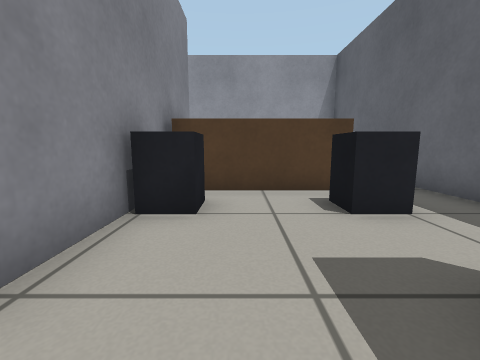
view 1 (above)

16 first-person views from a walk through a robot-simulator world made for Gazebo. The camera is 0.5 m above the floor, tilts 8° down and sees 90° across. The floor is counted in squares, 0.5 m on a side. Each view is taken from the middle of a square. On the plan, view 1 faces up. The plan holds only what a view shows up to about 10 squares ahead; the rest is blank.

view 2
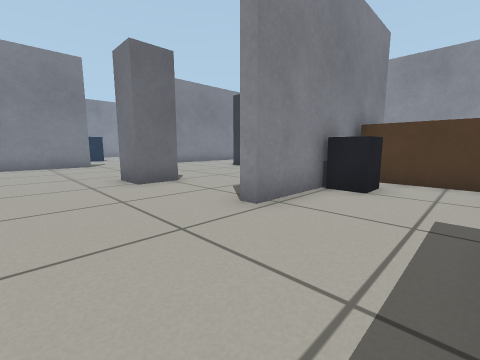

view 3
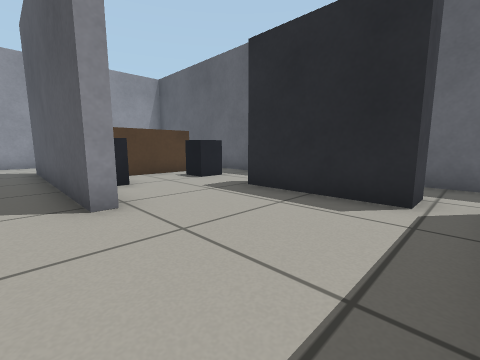

view 4
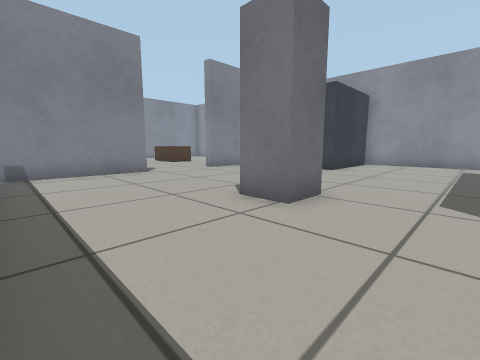

view 5
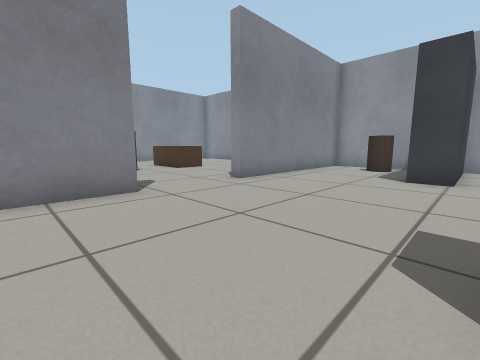

view 6
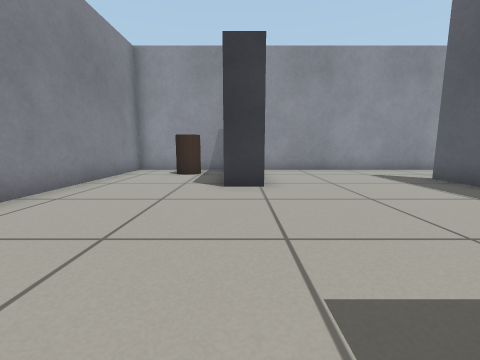

view 7
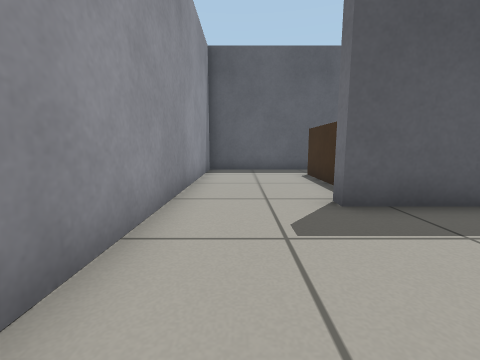

view 8
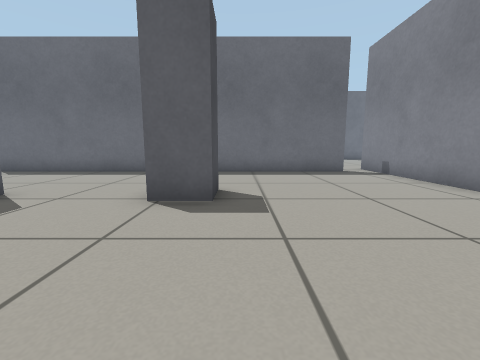

view 9
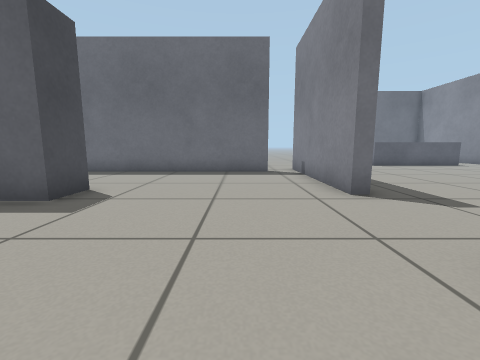

view 10
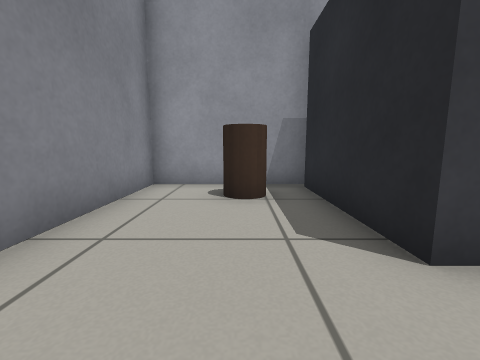

view 11
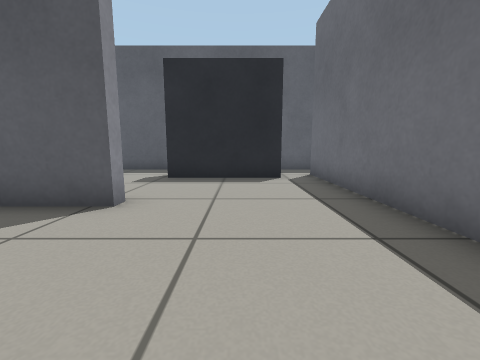

view 12
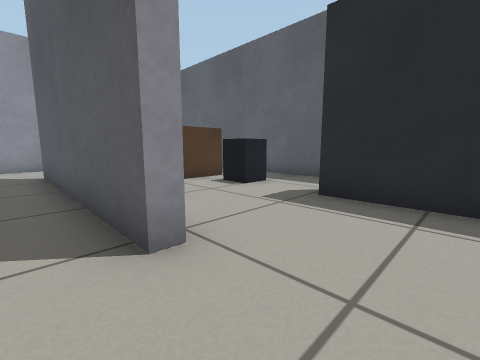

view 13
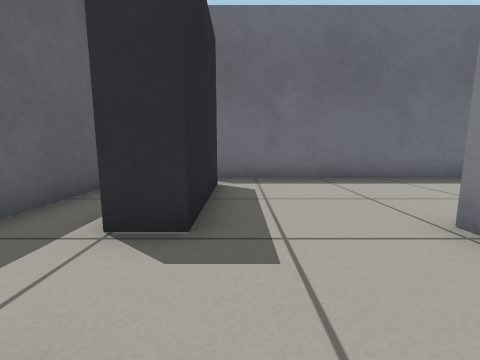

view 14
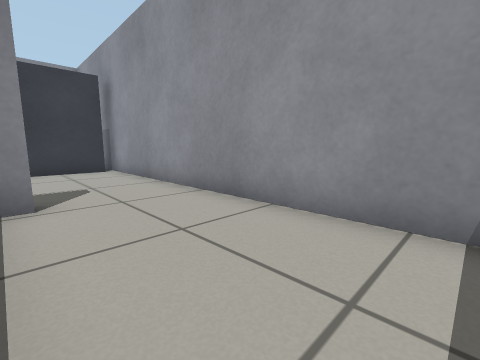

view 15
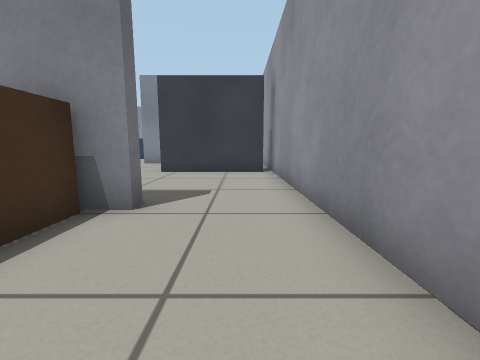

view 16
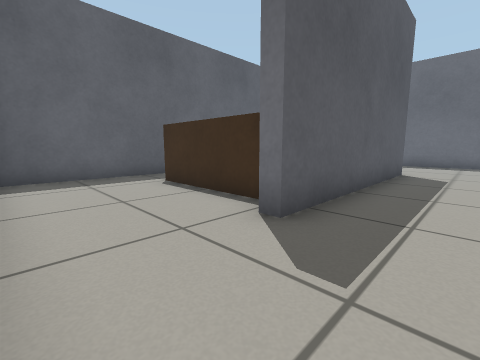

### Floor plan
Ten units are one square. View 1 is at (0, 0); x grows to the right and y downward. Boxes are objects, and circles mark ways between rooms. Rooms are numbered by the first view taken in them; rooms with no view inside come last. Other rooms are left out.
<svg viewBox="-135 -118 183 164">
<path fill="none" stroke="#000" d="M-17 -83 -17 -11 -21 -11M26 23 16 23 16 -13 26 -13M-24 35 25 35M43 41 43 -113 -14 -113M-74 -69 -84 -69 -84 -110M-128 -11 -123 -11 -123 35M-21 -11 -21 -66M-111 35 -24 35M-81 -113 -123 -113 -123 -43M-74 -110 -74 -69M-21 -66 -21 -83 -17 -83M-14 -113 -81 -113"/>
<rect x="-15" y="-45" width="10" height="10" fill="#bbb"><title>dark grey box</title></rect>
<rect x="-15" y="-75" width="40" height="20" fill="#bbb"><title>brown box</title></rect>
<rect x="15" y="-45" width="10" height="10" fill="#bbb"><title>dark grey box</title></rect>
<rect x="-105" y="-105" width="10" height="10" fill="#bbb"><title>brown cylinder</title></rect>
<rect x="-65" y="-15" width="10" height="10" fill="#bbb"><title>pillar</title></rect>
<circle cx="-20" cy="10" r="3" fill="#2a7"/>
<circle cx="-20" cy="-100" r="3" fill="#2a7"/>
<circle cx="-50" cy="-75" r="3" fill="#2a7"/>
<text x="10" y="-40">1</text>
<text x="-80" y="-30">2</text>
<text x="-50" y="-90">3</text>
</svg>
Room 1 opens to room 2. Room 1 opens to room 3. Room 2 opens to room 3.

Where each view was taken, in squares from view 1:
view 1: 0 up, 0 right, facing up
view 2: 2 down, 1 right, facing up-left
view 3: 3 down, 3 left, facing up-right
view 4: 3 down, 3 left, facing up-left
view 5: 1 down, 7 left, facing up-left
view 6: 1 up, 8 left, facing up
view 7: 10 up, 6 left, facing right
view 8: 6 up, 7 left, facing down
view 9: 6 up, 10 left, facing down
view 10: 5 up, 10 left, facing up
view 11: 1 down, 6 left, facing right
view 12: 1 down, 3 left, facing up-right
view 13: 4 up, 1 right, facing down
view 14: 8 up, 3 right, facing up-left
view 15: 10 up, 2 right, facing left
view 16: 11 up, 4 left, facing down-right
